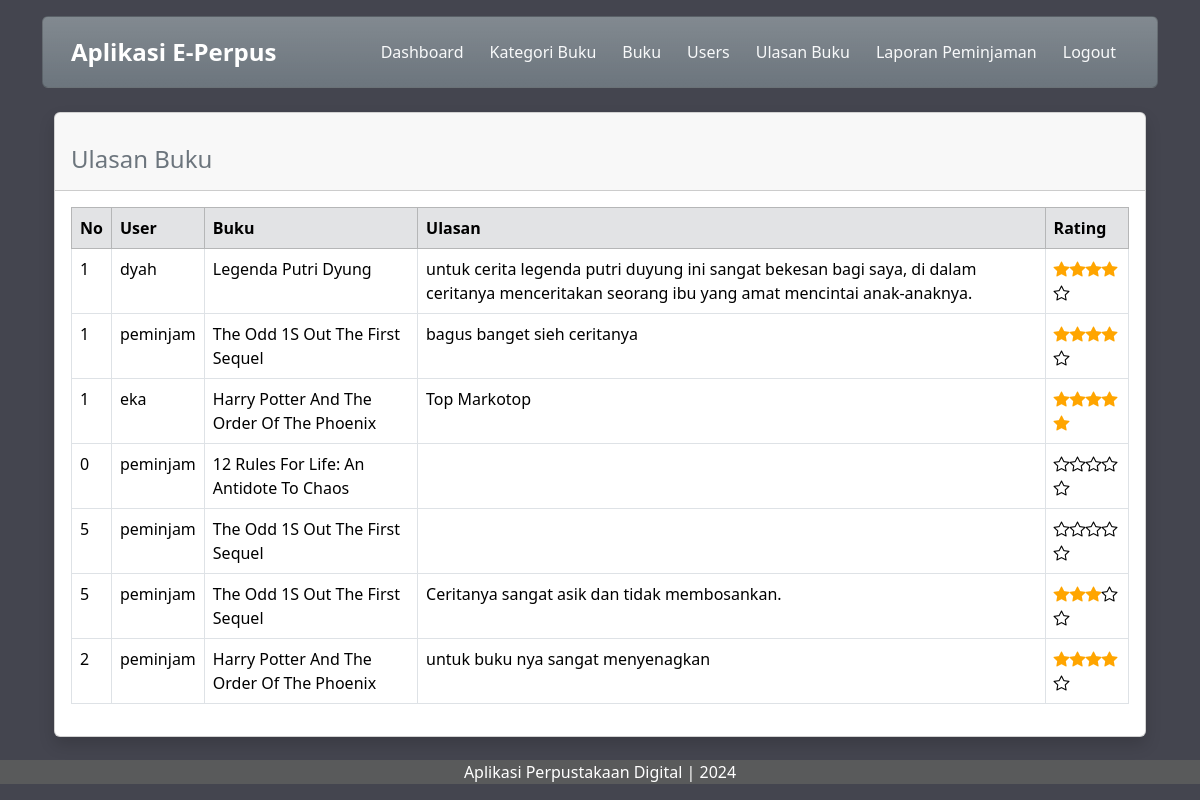
The app's page /admin/koleksi-ulasan.php with its own data.
### tables this page shows
CREATE TABLE `ulasanbuku` (
  `id_ulasan` int(11) NOT NULL,
  `id_user` int(11) NOT NULL,
  `id_buku` int(11) NOT NULL,
  `ulasan` text NOT NULL,
  `rating` int(11) NOT NULL
);

CREATE TABLE `user` (
  `id_user` int(11) NOT NULL,
  `username` varchar(255) NOT NULL,
  `password` varchar(255) NOT NULL,
  `email` varchar(255) NOT NULL,
  `nama_lengkap` varchar(255) NOT NULL,
  `alamat` text NOT NULL,
  `level` enum('admin','petugas','peminjam') NOT NULL
);

CREATE TABLE `buku` (
  `id_buku` int(11) NOT NULL,
  `id_kategori` int(11) NOT NULL,
  `judul` varchar(255) NOT NULL,
  `image` varchar(255) DEFAULT 'default.jpeg',
  `penulis` varchar(255) NOT NULL,
  `penerbit` varchar(255) NOT NULL,
  `tahun_terbit` int(11) NOT NULL,
  `deskripsi` text NOT NULL
);

### admin/koleksi-ulasan.php (the view, shortened to what this page needs)
<!doctype html>
<html lang="en">
<head>
    <link href="https://cdn.jsdelivr.net/npm/bootstrap@5.3.2/dist/css/bootstrap.min.css" rel="stylesheet">
    <link rel="stylesheet" href="https://cdn.jsdelivr.net/npm/bootstrap-icons@1.11.3/font/bootstrap-icons.min.css">
</head>
<body class="hold-transition login-page" style="background-color: #44454F;">
    <div class="container">
        <div class="content mt-3">
            <div class="card bg-secondary bg-gradient">
                <div class="card-body">
                    <div class="container-fluid">
                        <div class="d-flex justify-content-end align-items-center">
                            <a class="navbar-brand text-white me-auto" style="font-size: 1.5em;"><strong>Aplikasi E-Perpus</strong></a>
                            <a href="index.php" class="btn text-light">Dashboard</a>
                            <a href="kategori-buku.php" class="btn text-light">Kategori Buku</a>
                            <a href="buku.php" class="btn text-light">Buku</a>
                            <a href="user.php" class="btn text-light">Users</a>
                            <a href="koleksi-ulasan.php" class="btn text-light">Ulasan Buku</a>
                            <a href="generate.php" class="btn text-light">Laporan Peminjaman</a>
                            <a href="../logout.php" class="btn text-light">Logout</a>
                        </div>
                    </div>
                </div>
            </div>
        </div>
        <div class="container-fluid">
            <br>
            <div class="card shadow mb-4">
                <div class="card-header py-3">
                    <h4 class="m-0 font-weight-bold text-secondary mt-3">Ulasan Buku</h4>
                </div>
                <div class="card-body">
                    <div class="table-responsive">
                        <table class="table table-bordered" id="datatable" width="100%" cellspacing="0">
                            <thead>
                                <thead class="table table-secondary">
                                    <tr>
                                        <th>No</th>
                                        <th>User</th>
                                        <th>Buku</th>
                                        <th>Ulasan</th>
                                        <th>Rating</th>
                                    </tr>
                                </thead>
                            <tbody>
                                <?php
                                $i = 1;
                                include '../koneksi.php';
                                $query = mysqli_query($koneksi, "SELECT * FROM ulasanbuku, user, buku
                                            WHERE ulasanbuku.id_user=user.id_user
                                            AND ulasanbuku.id_buku=buku.id_buku
                                            ORDER BY id_ulasan ASC");
                                while ($data = mysqli_fetch_array($query)) {
                                    $rating = $data['rating'];
                                    $filledStars = $rating;
                                    $emptyStars = 5 - $rating;
                                ?>
                                    <tr>
                                        <td><?php echo $i++; ?></td>
                                        <td><?php echo $data['username']; ?></td>
                                        <td><?php echo $data['judul']; ?></td>
                                        <td><?php echo $data['ulasan']; ?></td>
                                        <td>
                                            <?php
                                            for ($i = 0; $i < $filledStars; $i++) {
                                                echo '<i class="bi bi-star-fill"></i>';
                                            }
                                            for ($i = 0; $i < $emptyStars; $i++) {
                                                echo '<i class="bi bi-star"></i>';
                                            }
                                            ?>
                                        </td>
                                    </tr>
                                <?php
                                }
                                ?>
                            </tbody>
                        </table>
                    </div>
                </div>
            </div>
        </div>
        <div class="content mt-3 fixed-bottom">
            <p class="text-center text-white" style="background-color: #595A5B;"> Aplikasi Perpustakaan Digital | 2024 </p>
        </div>
        <link rel="stylesheet" href="bootstrap/css/bootstrap.min.css">
</body>
</html>

### admin/koleksi-ulasan.php (style rules this page uses)
.bi-star-fill { color: orange; }

### records on screen
ulasanbuku: id_user.username "dyah", id_buku.judul "Legenda Putri Dyung", ulasan "untuk cerita legenda putri duyung ini sangat bekesan bagi saya, di dalam ceritanya menceritakan seorang ibu yang amat mencintai anak-anaknya.", rating 4 (drawn)
ulasanbuku: id_user.username "peminjam", id_buku.judul "The Odd 1S Out The First Sequel", ulasan "bagus banget sieh ceritanya", rating 4 (drawn)
ulasanbuku: id_user.username "eka", id_buku.judul "Harry Potter And The Order Of The Phoenix", ulasan "Top Markotop", rating 5 (drawn)
ulasanbuku: id_user.username "peminjam", id_buku.judul "12 Rules For Life: An Antidote To Chaos", rating 0 (drawn)
ulasanbuku: id_user.username "peminjam", id_buku.judul "The Odd 1S Out The First Sequel", rating 0 (drawn)
ulasanbuku: id_user.username "peminjam", id_buku.judul "The Odd 1S Out The First Sequel", ulasan "Ceritanya sangat asik dan tidak membosankan.", rating 3 (drawn)
ulasanbuku: id_user.username "peminjam", id_buku.judul "Harry Potter And The Order Of The Phoenix", ulasan "untuk buku nya sangat menyenagkan", rating 4 (drawn)
